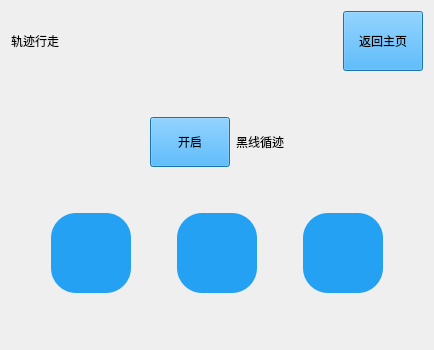
      <widget class="QWidget" name="TrajectoryPage">
       <layout class="QVBoxLayout" name="verticalLayout_22">
        <item>
         <layout class="QHBoxLayout" name="horizontalLayout_25">
          <item>
           <widget class="QLabel" name="label_18">
            <property name="styleSheet">
             <string notr="true">font: 18pt &quot;Microsoft YaHei UI&quot;;
color: rgb(0, 0, 0);</string>
            </property>
            <property name="text">
             <string>轨迹行走</string>
            </property>
           </widget>
          </item>
          <item>
           <spacer name="horizontalSpacer_51">
            <property name="orientation">
             <enum>Qt::Orientation::Horizontal</enum>
            </property>
            <property name="sizeHint" stdset="0">
             <size>
              <width>40</width>
              <height>20</height>
             </size>
            </property>
           </spacer>
          </item>
          <item>
           <widget class="QPushButton" name="Trajectory_BackHomeButton">
            <property name="minimumSize">
             <size>
              <width>0</width>
              <height>60</height>
             </size>
            </property>
            <property name="styleSheet">
             <string notr="true">font: 18pt &quot;Microsoft YaHei UI&quot;;
background-color: rgb(37, 161, 244);
color: rgb(0, 0, 0);
</string>
            </property>
            <property name="text">
             <string>返回主页</string>
            </property>
           </widget>
          </item>
         </layout>
        </item>
        <item>
         <spacer name="verticalSpacer_25">
          <property name="orientation">
           <enum>Qt::Orientation::Vertical</enum>
          </property>
          <property name="sizeHint" stdset="0">
           <size>
            <width>20</width>
            <height>40</height>
           </size>
          </property>
         </spacer>
        </item>
        <item>
         <layout class="QHBoxLayout" name="horizontalLayout_26">
          <item>
           <spacer name="horizontalSpacer_56">
            <property name="orientation">
             <enum>Qt::Orientation::Horizontal</enum>
            </property>
            <property name="sizeHint" stdset="0">
             <size>
              <width>40</width>
              <height>20</height>
             </size>
            </property>
           </spacer>
          </item>
          <item>
           <widget class="QPushButton" name="Line_Follow_Button">
            <property name="minimumSize">
             <size>
              <width>50</width>
              <height>50</height>
             </size>
            </property>
            <property name="styleSheet">
             <string notr="true">font: 18pt &quot;Microsoft YaHei UI&quot;;
background-color: rgb(37, 161, 244);
color: rgb(0, 0, 0);
</string>
            </property>
            <property name="text">
             <string>开启</string>
            </property>
           </widget>
          </item>
          <item>
           <widget class="QLabel" name="label_19">
            <property name="styleSheet">
             <string notr="true">font: 15pt &quot;Microsoft YaHei UI&quot;;
color: rgb(0, 0, 0);</string>
            </property>
            <property name="text">
             <string>黑线循迹</string>
            </property>
           </widget>
          </item>
          <item>
           <spacer name="horizontalSpacer_58">
            <property name="orientation">
             <enum>Qt::Orientation::Horizontal</enum>
            </property>
            <property name="sizeHint" stdset="0">
             <size>
              <width>40</width>
              <height>20</height>
             </size>
            </property>
           </spacer>
          </item>
         </layout>
        </item>
        <item>
         <spacer name="verticalSpacer_23">
          <property name="orientation">
           <enum>Qt::Orientation::Vertical</enum>
          </property>
          <property name="sizeHint" stdset="0">
           <size>
            <width>20</width>
            <height>40</height>
           </size>
          </property>
         </spacer>
        </item>
        <item>
         <layout class="QGridLayout" name="gridLayout_4">
          <item row="0" column="0">
           <spacer name="horizontalSpacer_52">
            <property name="orientation">
             <enum>Qt::Orientation::Horizontal</enum>
            </property>
            <property name="sizeHint" stdset="0">
             <size>
              <width>40</width>
              <height>20</height>
             </size>
            </property>
           </spacer>
          </item>
          <item row="0" column="4">
           <spacer name="horizontalSpacer_55">
            <property name="orientation">
             <enum>Qt::Orientation::Horizontal</enum>
            </property>
            <property name="sizeHint" stdset="0">
             <size>
              <width>40</width>
              <height>20</height>
             </size>
            </property>
           </spacer>
          </item>
          <item row="0" column="5">
           <widget class="QPushButton" name="Trajectory_U_Button">
            <property name="styleSheet">
             <string notr="true">QPushButton {
    border-radius: 25px;
    min-width: 80px;
    max-width: 80px;
    min-height: 80px;
    max-height: 80px;
    border: none;
    background-color: rgb(37, 161, 244);
    qproperty-icon: url(:/image/u.png);
    qproperty-iconSize: 70px 70px;  /* 控制图标大小 */
}

QPushButton:pressed {
    background-color: rgb(30, 129, 195);
}</string>
            </property>
            <property name="text">
             <string/>
            </property>
           </widget>
          </item>
          <item row="0" column="6">
           <spacer name="horizontalSpacer_53">
            <property name="orientation">
             <enum>Qt::Orientation::Horizontal</enum>
            </property>
            <property name="sizeHint" stdset="0">
             <size>
              <width>40</width>
              <height>20</height>
             </size>
            </property>
           </spacer>
          </item>
          <item row="0" column="3">
           <widget class="QPushButton" name="Trajectory_J_Button">
            <property name="styleSheet">
             <string notr="true">QPushButton {
    border-radius: 25px;
    min-width: 80px;
    max-width: 80px;
    min-height: 80px;
    max-height: 80px;
    border: none;
    background-color: rgb(37, 161, 244);
    qproperty-icon: url(:/image/j.png);
    qproperty-iconSize: 70px 70px;  /* 控制图标大小 */
}

QPushButton:pressed {
    background-color: rgb(30, 129, 195);
}</string>
            </property>
            <property name="text">
             <string/>
            </property>
           </widget>
          </item>
          <item row="0" column="2">
           <spacer name="horizontalSpacer_54">
            <property name="orientation">
             <enum>Qt::Orientation::Horizontal</enum>
            </property>
            <property name="sizeHint" stdset="0">
             <size>
              <width>40</width>
              <height>20</height>
             </size>
            </property>
           </spacer>
          </item>
          <item row="0" column="1">
           <widget class="QPushButton" name="Trajectory_Z_Button">
            <property name="styleSheet">
             <string notr="true">QPushButton {
    border-radius: 25px;
    min-width: 80px;
    max-width: 80px;
    min-height: 80px;
    max-height: 80px;
    border: none;
    background-color: rgb(37, 161, 244);
    qproperty-icon: url(:/image/z.png);
    qproperty-iconSize: 70px 70px;  /* 控制图标大小 */
}

QPushButton:pressed {
    background-color: rgb(30, 129, 195);
}</string>
            </property>
            <property name="text">
             <string/>
            </property>
           </widget>
          </item>
         </layout>
        </item>
        <item>
         <spacer name="verticalSpacer_24">
          <property name="orientation">
           <enum>Qt::Orientation::Vertical</enum>
          </property>
          <property name="sizeHint" stdset="0">
           <size>
            <width>20</width>
            <height>40</height>
           </size>
          </property>
         </spacer>
        </item>
        <item>
         <widget class="QWidget" name="widget_3" native="true"/>
        </item>
       </layout>
      </widget>
